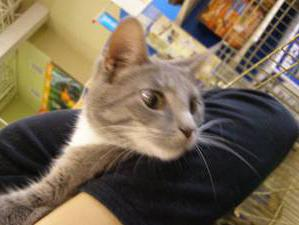
#> input picture dataset/cat.1024.jpg, 299 x 225 px; its folder holds 4 pictures in this run
$ python submission.py
#> lines starting #> are read from the running program, lines starting #| are printed output that depends on the picture
# Importing Libraries
import cv2
import os
import numpy as np

# Declaring input and output variables
input_data = []
labeled_data = []

#Path of dataset
image_dir = 'dataset/'

# Reading all the image names
img_path = [image_dir+i for i in os.listdir(image_dir)]

# Taking image one by one
for i in img_path:
    img = cv2.imread(i,0) # converting img to grayscale
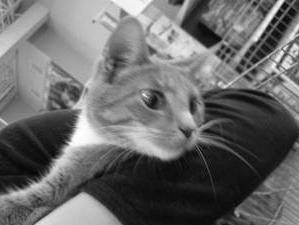
#> img: shape (225, 299); min 0, max 255, mean 106.1
    img = cv2.resize(img,(64,64)) # resizing img into (64,64)
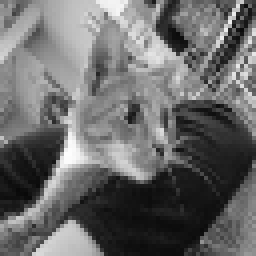
#> img: shape (64, 64) (shown 4 times larger); min 9, max 253, mean 106
    input_data.append(img) # appending img to input list
    if 'cat' in i:  # if name of img contains cat then append 0
        labeled_data.append(0)
    elif 'dog' in i:    # if name of img contains dog then append 1
        labeled_data.append(1)
#> pass 2 of the loop `for i in img_path:`:
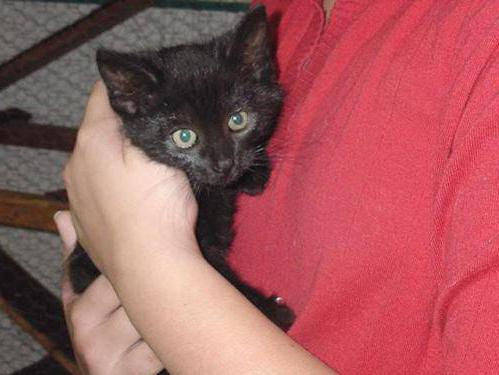
#> input picture dataset/cat.1360.jpg, 499 x 375 px
#> `img = cv2.imread(i,0)`:
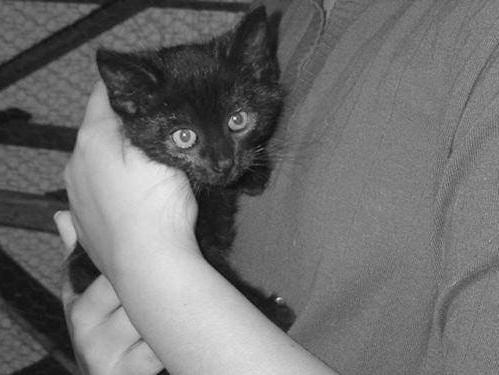
#> img: shape (375, 499); min 0, max 249, mean 110.7
#> `img = cv2.resize(img,(64,64))`:
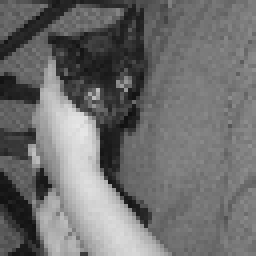
#> img: shape (64, 64) (shown 4 times larger); min 16, max 230, mean 110.4
#> pass 3 of the loop `for i in img_path:`:
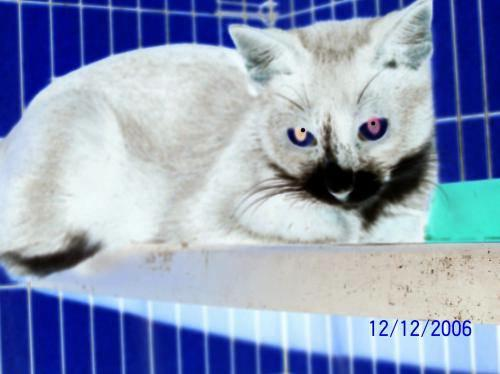
#> input picture dataset/cat.1534.jpg, 500 x 374 px
#> `img = cv2.imread(i,0)`:
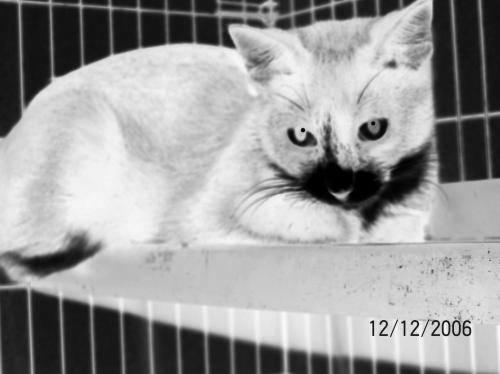
#> img: shape (374, 500); min 0, max 255, mean 154.3
#> `img = cv2.resize(img,(64,64))`:
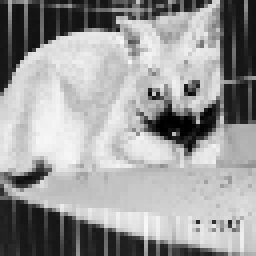
#> img: shape (64, 64) (shown 4 times larger); min 0, max 247, mean 154.2
#> the loop made 4 passes; the first 3 are shown

# Converting list into numpy arrays
input_data = np.array(input_data)
input_data = input_data.reshape((input_data.shape[0],64*64)) # Reshaping a 3d array into 2d array
labeled_data = np.array(labeled_data)

# Splitting the dataset in 7000 and 3000
from sklearn.model_selection import train_test_split as tts
x_train,x_test,y_train,y_test = tts(input_data,labeled_data,test_size = 0.2,random_state = 42)

# Training the SVM model
from sklearn.svm import SVC
model = SVC(gamma = 0.0000001)
#> (the run stopped early here; a loop or call above may not have finished)
